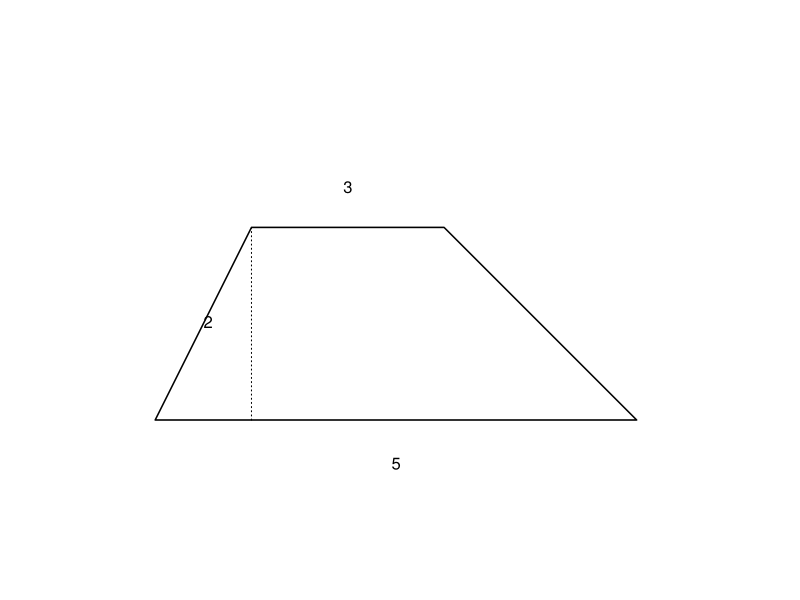
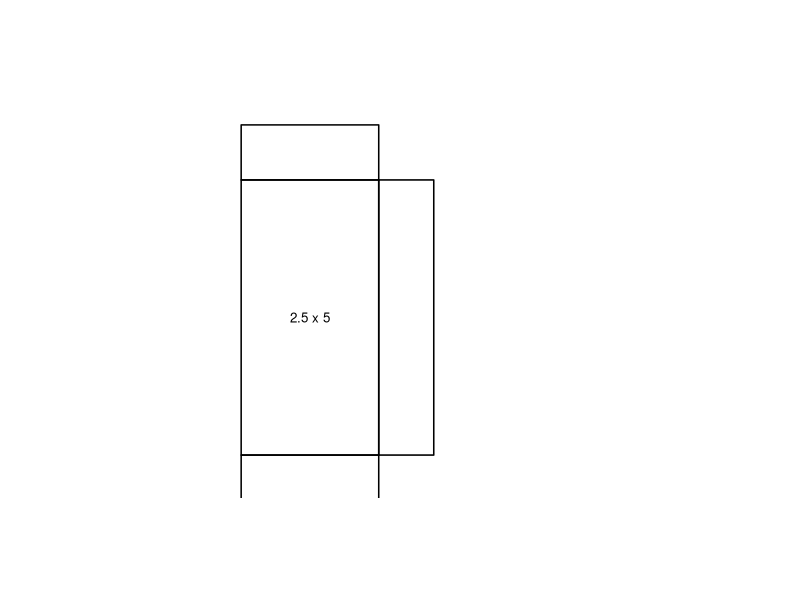

Reproduce these figures in R, in order.
setwd("C:/Users/18904/Github/junior-mathematics/codes")
if(!dir.exists("../figures"))dir.create("../figures")

# week132-1: right trapezoid, top base 3, bottom base 5, height 2
draw1=function(){
  plot(0,0,xlim=c(-0.5,6),ylim=c(-0.5,3.2),type="n",asp=1,axes=FALSE,xlab="",ylab="")
  # vertices: bottom-left(0,0) bottom-right(5,0) top-right(3,2) top-left(1,2)
  polygon(c(0,5,3,1),c(0,0,2,2),lwd=1.5)
  text(2,2.25,"3",pos=3,cex=1)
  text(2.5,-0.3,"5",pos=1,cex=1)
  segments(1,2,1,0,lty=3);text(0.7,1,"2",pos=2,cex=1)
}
cairo_pdf("../figures/week132-1.pdf",width=4,height=4,family="sans");draw1();dev.off()
svglite::svglite("../figures/week132-1.svg",width=4,height=4);draw1();dev.off()

# week132-2: cuboid net, dims 2.5 x 1 x 5
draw2=function(){
  plot(0,0,xlim=c(-0.5,7),ylim=c(-0.5,6.5),type="n",asp=1,axes=FALSE,xlab="",ylab="")
  # central face 2.5x5 at bottom-left
  rect(0,0,2.5,5,lwd=1.5)
  # top flap 2.5x1
  rect(0,5,2.5,6,lwd=1.5)
  # bottom flap 2.5x1
  rect(0,-1,2.5,0,lwd=1.5)
  # side flap 1x5 to right
  rect(2.5,0,3.5,5,lwd=1.5)
  text(1.25,2.5,"2.5 x 5",cex=0.8)
}
cairo_pdf("../figures/week132-2.pdf",width=4,height=4,family="sans");draw2();dev.off()
svglite::svglite("../figures/week132-2.svg",width=4,height=4);draw2();dev.off()
